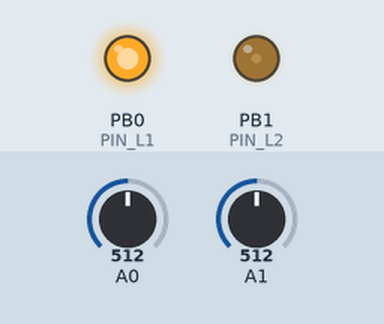
Recording of a sketch running on a simulated ATtiny85, built with avr-gcc and run on an emulated ATtiny85. Shown: output pins drawn as LEDs (lit = HIGH). The inputs (shaded band) are chosen by the test bench; at power-on: A0 = 512, A1 = 512. Sleep ends after the set time or at an interrupt.

Above: at 1.2 s.
1.3 s: A0 set to 702
4.3 s: A0 set to 727
At 5.6 s:
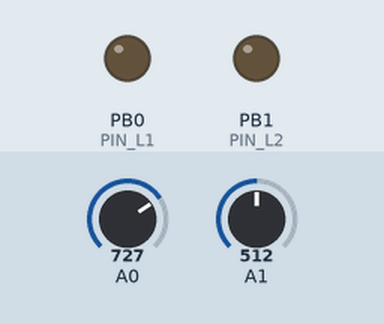
6.1 s: A0 set to 7
9.1 s: A0 set to 4
Timing chart, 0 to 11.7 s (numbered marks = the images above; inputs shaded):
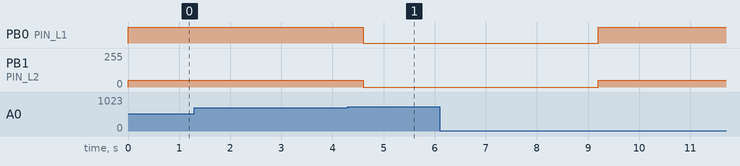

The sketch:

nightlighting.ino
```cpp
// #define SERIALUSB 1
#ifdef SERIALUSB
#include <DigiCDC.h>
#endif

#include <avr/sleep.h>

#define PIN_L1 0
#define PIN_L2 1
#define PWM_L1_DARK 255
#define PWM_L2_DARK 50
#define PWM_L1_LIGHT 0
#define PWM_L2_LIGHT 0
#define PWM_L1_DARK_LOWBAT 0
#define PWM_L2_DARK_LOWBAT 1

#define ANALOG_BATTERY 1 /* P2 is A1 */
#define ANALOG_LDR 0 /* P5 is A0 */

#define LDR_THRESHOLD 512
#define LDR_HYSTERESIS 10

/*  ADC = Ubat / (10k/(10k+100k)) / 2540mV * 1024
 *  Accuracy: +/-5% (so set it rather a bit safer, also to include further µC energy usage
 */
#define BATTERY_THRESHOLD 12000UL
#define BATTERY_ADC_THRESHOLD ((BATTERY_THRESHOLD) * 1024UL / 27940UL)
#define BATTERY_HYSTERESIS 2    /* Hysteresis in ADC steps - ~30 mV per step */

/* filter coefficients: each filter part adds 1/(2^x), f0 ~ fs / (2*pi*2^x) so approximately 2^x samples define the time scale of the filter */
#define LDR_FILTER_COEF_LOG2 8
#define BATTERY_FILTER_COEF_LOG2 5
#define SAMPLE_TIME_MILLIS 200UL


static uint32_t ldrMean;
static uint32_t batteryMean;
static uint8_t ldrState = 0;
static uint8_t batteryEmpty = 0;

void setup() {
  #ifdef SERIALUSB
  SerialUSB.begin();
  SerialUSB.delay(5000);
  #endif
  pinMode(PIN_L1, OUTPUT);
  pinMode(PIN_L2, OUTPUT);
  ldrMean = ((uint32_t)getLDR()) << LDR_FILTER_COEF_LOG2;
  batteryMean = ((uint32_t)getBattery()) << BATTERY_FILTER_COEF_LOG2;
}

static uint16_t getAnalogWithReference(uint8_t channel, uint8_t reference)
{
  analogReference(reference);
  #ifdef SERIALUSB
  SerialUSB.refresh();
  #endif
  analogRead(channel);
  #ifdef SERIALUSB
  SerialUSB.refresh();
  #endif
  return analogRead(channel);
}

static uint16_t getLDR() {
  /* LDR is ratiometric vs VCC */
  return getAnalogWithReference(ANALOG_LDR, 0); /* ADC_Reference_VCC */
}

static uint16_t getBattery() {
  /* battery voltage needs a well known reference */
  return getAnalogWithReference(ANALOG_BATTERY, 6); /* ADC_Reference_Internal_2p56 */
}

void loop() {
  static unsigned long nextSample = millis();
  if (millis() < nextSample)
  {
    #ifndef SERIALUSB
    /* go to sleep. Digispark will wakeup approximately once every millisecond by the millis systemtimer.
     I did not check other system library implementations. */
    sleep_mode();
    #else
    SerialUSB.refresh();
    #endif
  } else {
    /* fixed point to decimal conversion for filter and usage arithmetic */
    uint16_t ldr = ldrMean >> LDR_FILTER_COEF_LOG2;
    uint16_t battery = batteryMean >> BATTERY_FILTER_COEF_LOG2;
    /* filter updates */
    ldrMean = ldrMean - ldr + getLDR();
    batteryMean = batteryMean - battery + getBattery();

    if(!ldrState && ldr > (LDR_THRESHOLD + LDR_HYSTERESIS)) {
      ldrState = 1;
    } else if(ldrState && ldr < (LDR_THRESHOLD - LDR_HYSTERESIS)) {
      ldrState = 0;
    }
    if(!batteryEmpty && battery < (BATTERY_ADC_THRESHOLD - BATTERY_HYSTERESIS)) {
      batteryEmpty = 1;
    } else if(batteryEmpty && battery > (BATTERY_ADC_THRESHOLD + BATTERY_HYSTERESIS)) {
      batteryEmpty = 0;
    }
    if(ldrState) {
      /* light */
      analogWrite(PIN_L1, PWM_L1_LIGHT);
      analogWrite(PIN_L2, PWM_L2_LIGHT);
    } else {
      if(batteryEmpty) {
        analogWrite(PIN_L1, PWM_L1_DARK_LOWBAT);
        analogWrite(PIN_L2, PWM_L2_DARK_LOWBAT);
      } else {
        analogWrite(PIN_L1, PWM_L1_DARK);
        analogWrite(PIN_L2, PWM_L2_DARK);
      }
    }
    #ifdef SERIALUSB
    SerialUSB.print(ldr);
    SerialUSB.print(" ");
    SerialUSB.println(battery);
    #endif
    nextSample += SAMPLE_TIME_MILLIS;
  }
  #ifdef SERIALUSB
  if(SerialUSB.available()) {
    SerialUSB.read();
  }
  #endif
}
```

Measured:
- the behaviour switches between 717 and 718 on A0 (found by bisection; images 0 and 1)
- after the input at 1.3 s, every drawn part: stays the same
- after the input at 6.1 s, every drawn part: stays the same
